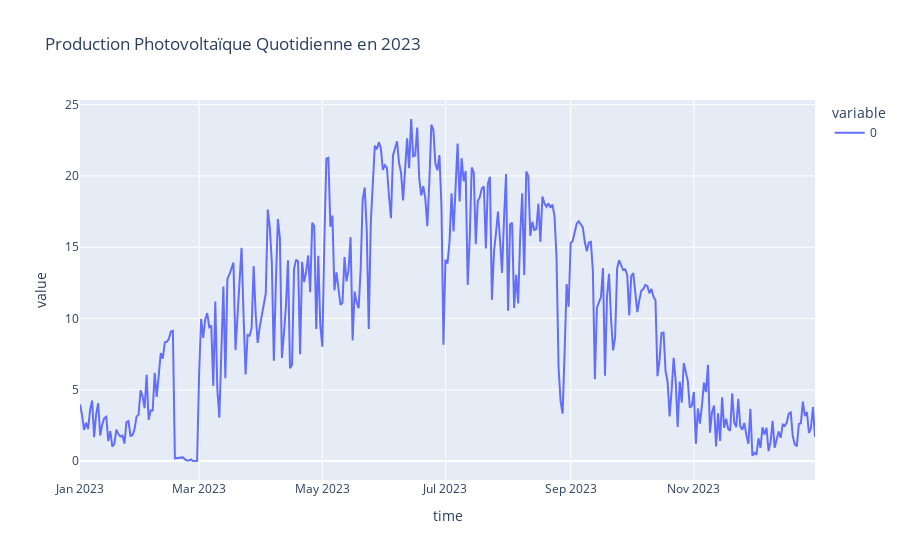

Notebook code for this chart:
### Code cell
import plotly.express as px
fig = px.line(new_df, x=new_df.index, y='Photovoltaïque', title='Production Photovoltaïque Quotidienne en 2023')
fig = px.line(pred, x=pred.index, y=pred.columns, title='Production Photovoltaïque Quotidienne en 2023')
fig.show()

### Figure 1 — Plotly figure (JSON) as saved in the notebook; plotly's stock layout.template omitted (floating-point values rounded to 4 significant figures; data arrays with more than 128 entries replaced by an {"elided": "..."} marker saying what was removed)
{"data": [{"hovertemplate": "variable=0<br>time=%{x}<br>value=%{y}<extra></extra>", "legendgroup": "0", "line": {"color": "#636efa", "dash": "solid"}, "marker": {"symbol": "circle"}, "mode": "lines", "name": "0", "orientation": "v", "showlegend": true, "x": {"elided": "365 str values"}, "xaxis": "x", "y": {"elided": "365 float values"}, "yaxis": "y", "type": "scatter"}], "layout": {"xaxis": {"anchor": "y", "domain": [0.0, 1.0], "title": {"text": "time"}}, "yaxis": {"anchor": "x", "domain": [0.0, 1.0], "title": {"text": "value"}}, "legend": {"title": {"text": "variable"}, "tracegroupgap": 0}, "title": {"text": "Production Photovoltaïque Quotidienne en 2023"}}}
